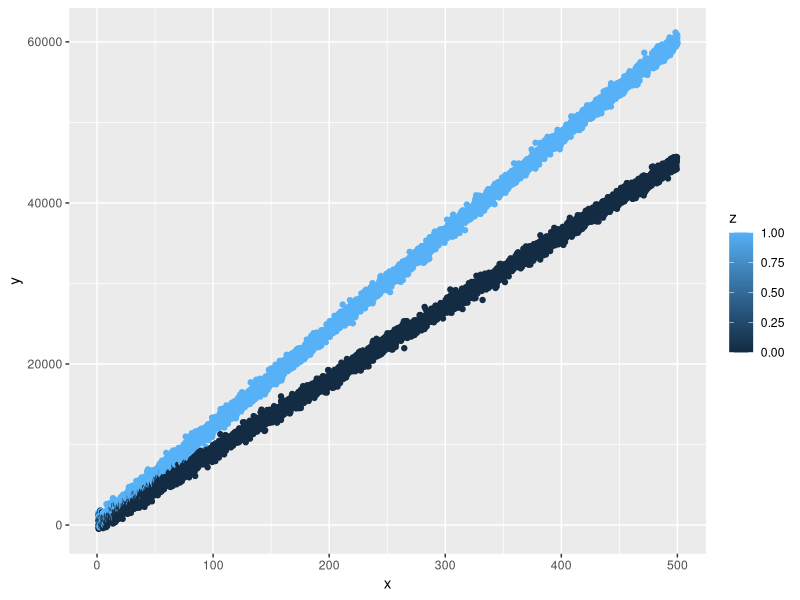

Write R code to recreate this figure.
library(tidyverse)
# Read the model description in statistical notation
# 
# Choose a set of parameters and predictor variable(s) for your simulation
# 
# Use a random variable to generate a response, based on your parameters and predictor(s)
# 
# Fit a model to your simulated data

# Check if your model's parameter estimates match what you chose
beta0 <- 68
beta1 <- 90
beta2 <- 170
beta3 <- 30
sigma <- 500

x <- seq(from = 1, to = 500, length.out = 10000)
z <- sample(x = c(0, 1), size = 10000, replace = TRUE)

mu <- (beta0 + beta1*x + beta2*z + beta3*z*x)

y <- rnorm(n= 10000, mean = mu, sd = sigma)

ggplot(tibble(x,y,z), aes(x = x, y = y, color = z))+
  geom_point()

mod <- lm(y ~ x + z + x:z, tibble(x,y,z))
sum_mod <- summary(mod)
sum_mod$sigma
